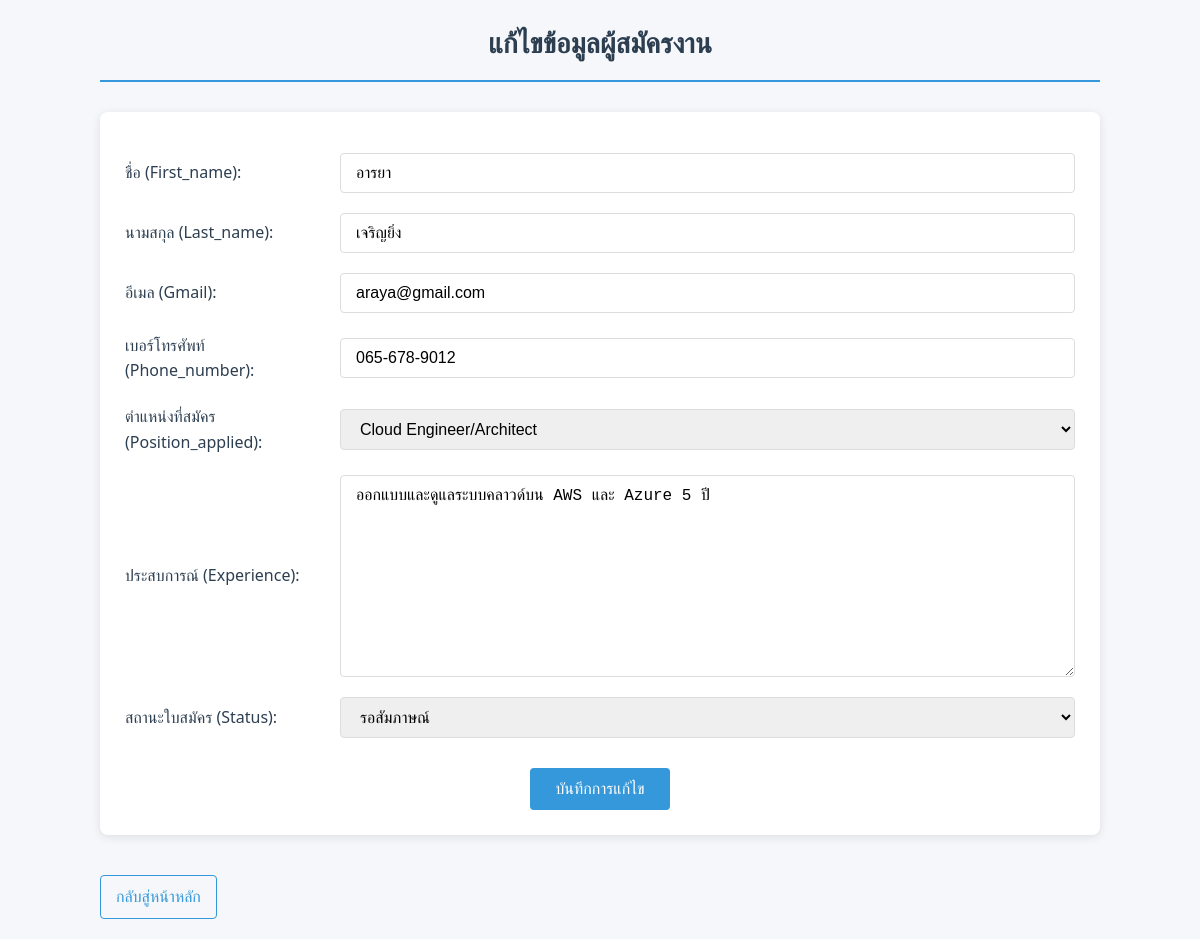
/edit/26/, run on the app's committed database.
### myapp/models.py (models this page shows, shortened)
class person(models.Model):
    STATUS_CHOICES = [
        ('waiting','รอสัมภาษณ์'),
        ('interviewed','สัมภาษณ์แล้ว'),
        ('hired','รับงานแล้ว'),
        ('not_passed','ไม่ผ่าน'),
    ]
    POSITION_CHOICES = [
    ('UX/UI Designer', 'UX/UI Designer'),
    ('Software Developer/Engineer', 'Software Developer/Engineer'),
    ('Data Scientist', 'Data Scientist'),
    ('Cybersecurity Analyst', 'Cybersecurity Analyst'),
    ('Cloud Engineer/Architect', 'Cloud Engineer/Architect'),
    ('DevOps Engineer', 'DevOps Engineer'),
    ('Network Engineer', 'Network Engineer'),
    ('IT Project Manager', 'IT Project Manager'),
    ('Database Administrator (DBA)', 'Database Administrator (DBA)'),
]
    first_name = models.CharField("ชื่อ (First_name)",max_length=100)
    last_name = models.CharField("นามสกุล (Last_name)",max_length=100)
    gmail = models.EmailField("อีเมล (Gmail)")
    phone_number = models.CharField("เบอร์โทรศัพท์ (Phone_number)",max_length=15)
    position_applied = models.CharField("ตำแหน่งที่สมัคร (Position_applied)",max_length=100,
                                        choices=POSITION_CHOICES)
    experience = models.TextField("ประสบการณ์ (Experience)")
    application_status = models.CharField("สถานะใบสมัคร (Status)",max_length=11,
                                          choices=STATUS_CHOICES , default='waiting')

### myapp/views.py (the view)
# urls.py: path('edit/<int:pk>/', views.edit_application, name='edit_application'),
def edit_application(request, pk):
    application = get_object_or_404(person, pk=pk)
    if request.method == 'POST':
        form = EditForm(request.POST, instance=application)
        if form.is_valid():
            form.save()
            return redirect('home')
    else:
        form = EditForm(instance=application)
    return render(request, 'edit.html', {'form': form, 'application': application})

### myapp/forms.py
class EditForm(forms.ModelForm):
    class Meta:
        model = person
        fields = ['first_name', 'last_name', 'gmail', 'phone_number', 'position_applied', 'experience', 'application_status']
        widgets = {
            'application_status': forms.Select(choices=person.STATUS_CHOICES),
        }

### myapp/templates/edit.html (shortened to what this page needs)
{% block content %}
      <h1>แก้ไขข้อมูลผู้สมัครงาน</h1>
      <form method="post">
        {{ form.as_p }}
        <button type="submit">บันทึกการแก้ไข</button>
      </form>
      <a href="{% url 'home'%}">กลับสู่หน้าหลัก</a>
    </body>
    </html>
{% endblock %}

### myapp/templates/edit.html (style rules this page uses)
h1 { color: #2c3e50; text-align: center; margin-bottom: 30px; padding-bottom: 15px; border-bottom: 2px solid #3498db; font-size: 28px; }
form { background-color: white; padding: 25px; border-radius: 8px; box-shadow: 0 2px 10px rgba(0, 0, 0, 0.1); margin-bottom: 20px; }
form p { margin-bottom: 20px; display: flex; flex-wrap: wrap; align-items: center; }
form p label { width: 200px; font-weight: 500; margin-right: 15px; color: #2c3e50; }
input[type="text"], input[type="email"], input[type="tel"], input[type="date"], select, textarea { flex: 1; padding: 10px 15px; border: 1px solid #ddd; border-radius: 4px; font-size: 16px; transition: border-color 0.3s; }
button[type="submit"] { background-color: #3498db; color: white; border: none; padding: 12px 25px; font-size: 16px; border-radius: 4px; cursor: pointer; transition: background-color 0.3s; display: block; margin: 30px auto 0; }
a { display: inline-block; margin-top: 20px; color: #3498db; text-decoration: none; padding: 8px 15px; border: 1px solid #3498db; border-radius: 4px; transition: all 0.3s; }

### data on the page
person: first_name "อารยา", last_name "เจริญยิ่ง", gmail "araya@gmail.com", phone_number "065-678-9012", position_applied "Cloud Engineer/Architect", experience "ออกแบบและดูแลระบบคลาวด์บน AWS และ Azure 5 ปี", application_status "รอสัมภาษณ์"
